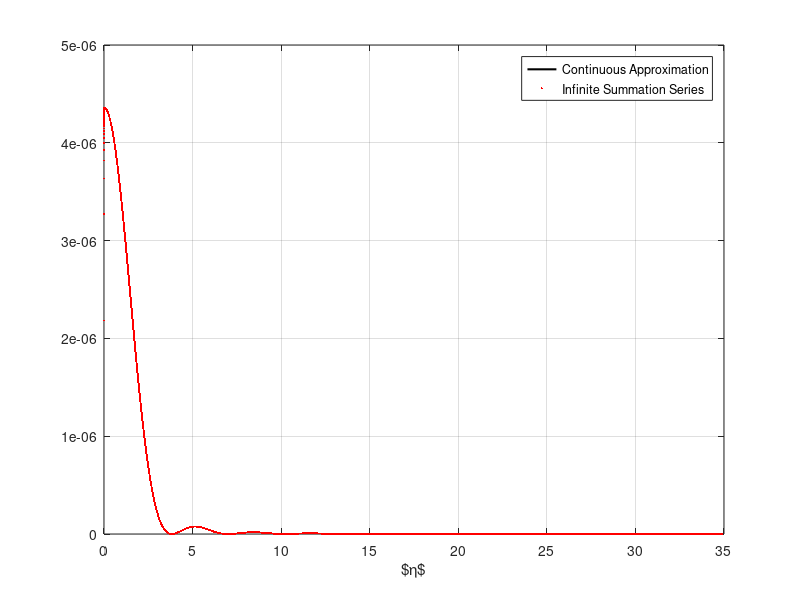

This figure's MATLAB source:
close all; clear; clc;
% Evaluate the validity of the sum to integral approximation
%
%
% Using a 1e-3 degree piston with about 2 million terms!! is necessary to 
% achieve within 3 significant digits of the value of the infinitely
% baffled case

thetac = 0.001 * pi / 180;
N = 2e6;

n = (0:N)';

Bn = besselj(1, (n + 0.5) * thetac);

Qn = Bn.^2 ./ (thetac * (n + 1) .* (n + 1/2));


eta = (n + 1/2) * thetac;

f = besselj(1, eta).^2 ./ eta.^2;


figure;
plot(eta, f * thetac, 'k', 'LineWidth', 1.5);
hold on
scatter(eta, Qn, 2, 'r', 'filled');
grid on
hold off
xlabel('$\eta$');
legend('Continuous Approximation', 'Infinite Summation Series');

lh = 2 * sum(Qn);
fprintf('End correction is: %.3fa \n compared to: %.3fa\n of an infinitely baffled circular piston\n\n', lh, 8 / (3 * pi));






